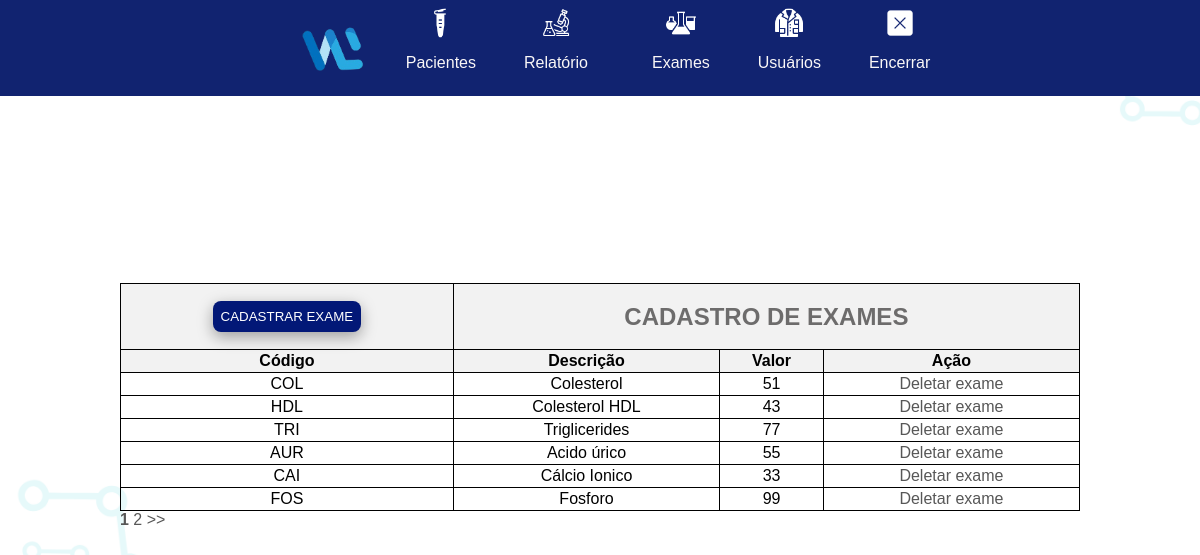
The page /listagem_exames.php (signed in) on the database its author committed.
### tables this page shows
CREATE TABLE `exames` (
  `exameid` int(11) NOT NULL,
  `codigo` varchar(3) NOT NULL,
  `descricao` longtext NOT NULL,
  `valor` int(15) DEFAULT NULL
);

### public/listagem_exames.php (the view, shortened to what this page needs)
<?php
include('../Control/conexao.php');
?>
<!DOCTYPE html>
<html lang="en">
<head>
</head>
<link rel="stylesheet" href="../estilos/style.css">
<link href="https://cdn.jsdelivr.net/npm/@sweetalert2/theme-dark@4/dark.css" rel="stylesheet">
<body>
    <header class="header">
        <nav>
            <ul class="list-header">
                <img class="img-worklab" src="../images/icons/worklab.png">
                <li>
                    <img class="img-icon"src="../images/icons/pacientes.png">
                    <a class="btn" href="listagem_pacientes.php">Pacientes</a>
                </li>
                <li>
                    <img class="img-icon" src="../images/icons/relatorio.png">
                    <a class="btn" href="relatorio_pacientes.php">Relatório</a>
                </li>
                <li>
                    <li>
                        <img class="img-icon" src="../images/icons/exames.png">
                        <a class="btn" href="listagem_exames.php">Exames</a>
                    </li>
                <li>
                    <img class="img-icon"src="../images/icons/usuario.png">
                    <a class="btn" href="listagem_usuarios.php">Usuários</a>
                </li>
                <li>
                    <img class="img-icon" src="../images/icons/encerrar.png">
                    <a class="btn" href="../modules/logout.php">Encerrar</a>
                </li>
            </ul>
        </nav>
    </header>
    <div class="container">
        <div class="container_son">
            <?php
            $exames_por_pagina = 6;
            $pagina_atual = isset($_GET['pagina']) ? (int)$_GET['pagina'] : 1;
            $offset = ($pagina_atual - 1) * $exames_por_pagina;
            $sql_total_exames = "SELECT COUNT(*) as total FROM exames";
            $result_total = $mysqli->query($sql_total_exames) or die($mysqli->error);
            $total_exames = $result_total->fetch_assoc()['total'];
            $total_paginas = ceil($total_exames / $exames_por_pagina);
            $sql_exames = "SELECT * FROM exames LIMIT $offset, $exames_por_pagina";
            $query_exames = $mysqli->query($sql_exames) or die($mysqli->error);
            ?>
            <table>
                <thead>
                    <th>
                        <button class="btn-cadastro" id="AbrirModal">Cadastrar exame</button>
                    </th>
                    <th colspan="4">
                        <h1>CADASTRO DE EXAMES</h1>
                    </th>
                </thead>
                <thead>
                    <th>Código</th>
                    <th>Descrição</th>
                    <th>Valor</th>
                    <th>Ação</th>
                </thead>
                <tbody>
                <?php
                if($query_exames->num_rows == 0) {
                ?>
                            <tr>
                                <td colspan="5">Nenhum exame foi encontrado!</td>
                            </tr>
                            <?php
                } else {
                    while($exames = $query_exames->fetch_assoc()) {
                ?>
                            <tr>
                                <td><?php echo $exames['codigo']?> </td>
                                <td><?php echo $exames['descricao']?> </td>
                                <td><?php echo $exames['valor'];?> </td>
                                <td><a href="../modules/deletar_exame.php?id=<?php echo $exames['exameid'] ?>">Deletar exame</a>
                                </td>
                            </tr>
                            <?php
                    }
                }
                ?>
                </tbody>
            </table>
            <div class="paginacao">
                <?php for ($i = 1; $i <= $total_paginas; $i++) { ?>
                    <a href="?pagina=<?php echo $i; ?>" <?php if ($i == $pagina_atual) echo 'style="font-weight:bold;"';?>><?php echo $i;?></a>
                <?php } ?>
                <?php if ($pagina_atual < $total_paginas) { ?>
                <a href="?pagina=<?php echo $pagina_atual + 1; ?>">>></a>
                <?php } ?>
            </div>
        </div>
    </div>
</body>
</html>

### estilos/style.css (style rules this page uses)
body { margin: 0; padding: 0; font-family: 'Lucida Sans', 'Lucida Sans Regular', 'Lucida Grande', 'Lucida Sans Unicode', Geneva, Verdana, sans-serif; background-image: url(../images/background.png); background-repeat: no-repeat; background-size: cover; background-position: center; }
.header { background-color: #112370; height: 6rem; display: grid; justify-content: center; align-items: center; margin-bottom: 30px; box-shadow: 0 10px 50px 0 rgba(0, 0, 0, 0); }
.list-header { display: flex; justify-content: center; align-items: center; gap: 1rem; list-style: none; height: 1rem; }
.img-icon { width: 30px; height: 30px; }
.list-header li { display: grid; align-items: center; justify-items: center; grid-template-columns: 1fr; height: 5rem; }
.list-header a { text-decoration: none; color: rgb(250, 247, 247); padding: 1rem; }
.btn-cadastro { justify-self: start; padding: 0.5rem; color: white; text-transform: uppercase; border-radius: 0.5rem; border: none; background-color: #021877; box-shadow: rgba(0, 0, 0, 0.35) 0px 5px 15px; cursor: pointer; }
.container { display: grid; align-items: center; justify-content: center; height: 70vh; }
.container_son { width: 120vh; }
.container_son a { text-decoration: none; color: rgb(87, 87, 87); }
table { border-radius: 0.5rem; width: 100%; border-collapse: collapse; }
th, td { border: 1px solid black; padding: 2px; text-align: center; }
th { background-color: #f2f2f2; }
th h1 { font-size: 1.5rem; color: #6d6c6c; }
.img-worklab { width: 80px; height: 80px; }

### rows shown on the page
exames: codigo "COL", descricao "Colesterol", valor "51"
exames: codigo "HDL", descricao "Colesterol HDL", valor "43"
exames: codigo "TRI", descricao "Triglicerides", valor "77"
exames: codigo "AUR", descricao "Acido úrico", valor "55"
exames: codigo "CAI", descricao "Cálcio Ionico", valor "33"
exames: codigo "FOS", descricao "Fosforo", valor "99"
